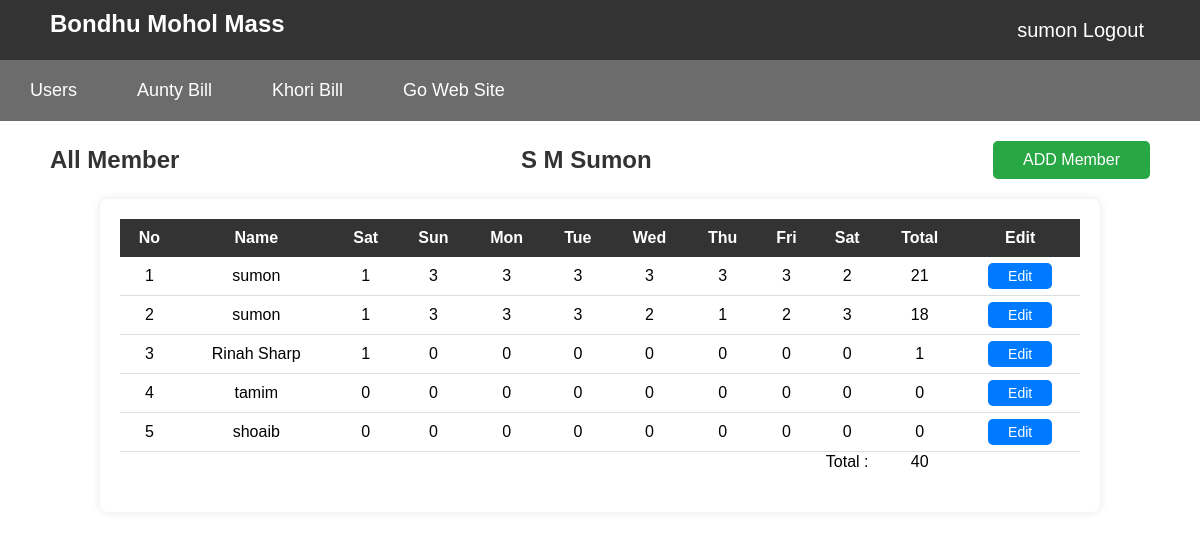
Screenshot of /admin/view_user_details/view_user_details.php?user_id=26&user_name=sumon&user_time=1724282696 (signed in) with the database file from the repository.
### tables this page shows
CREATE TABLE `add_member` (
  `am_id` int NOT NULL,
  `am_name` varchar(100) NOT NULL,
  `sat` varchar(100) NOT NULL DEFAULT '0',
  `sun` varchar(100) NOT NULL DEFAULT '0',
  `mon` varchar(100) NOT NULL DEFAULT '0',
  `tue` varchar(100) NOT NULL DEFAULT '0',
  `wed` varchar(100) NOT NULL DEFAULT '0',
  `thu` varchar(100) NOT NULL DEFAULT '0',
  `fri` varchar(100) NOT NULL DEFAULT '0',
  `sate` varchar(100) NOT NULL DEFAULT '0',
  `total` varchar(9999) NOT NULL DEFAULT '0',
  `amount` varchar(11) NOT NULL DEFAULT '0',
  `am_user_id` varchar(100) NOT NULL,
  `am_username` varchar(100) NOT NULL,
  `am_user_time` varchar(100) NOT NULL
);

### admin/view_user_details/view_user_details.php (the view, shortened to what this page needs)
<?php
    include "../master/header.php";
?>
<!DOCTYPE html>
<html lang="en">
<head>
</head>
<body>
    <div class="header">
        <h1>All Member</h1>
        <h1><?php echo  $_SESSION['user_first_name']." ".  $_SESSION['user_last_name']; ?></h1>
        <form action="add_view_user_member.php" method="POST">
            <button type="submit">ADD Member</button>
        </form>
    </div>
    <div id="table-container">
        <?php
            require "../config/config.php";
            $user_id = $_GET['user_id'];
            $user_name = $_GET['user_name'];
            $user_time = $_GET['user_time'];
            $sql = "SELECT * FROM add_member
            WHERE am_user_id='{$user_id}' AND am_username='{$user_name}' AND am_user_time='{$user_time}'";
            $result = mysqli_query($conn,$sql);
            if(mysqli_num_rows($result) >0 ){
        ?>
        <table id="user-table">
            <thead id="table-header" class="table-header">
                <tr>
                    <th>No</th>
                    <th>Name</th>
                    <th>Sat</th>
                    <th>Sun</th>
                    <th>Mon</th>
                    <th>Tue</th>
                    <th>Wed</th>
                    <th>Thu</th>
                    <th>Fri</th>
                    <th>Sat</th>
                    <th>Total</th>
                    <th>Edit</th>
                </tr>
            </thead>
            <tbody id="table-body" class="table-body">
                <?php
                    $total = 0;
                    $count = 1;
                    while($row = mysqli_fetch_assoc($result)){
                ?>
               <tr>
                    <td><?php echo $count ;?></td>
                    <td><?php echo $row['am_name'];?></td>
                    <td><?php echo $row['sat'];?></td>
                    <td><?php echo $row['sun'];?></td>
                    <td><?php echo $row['mon'];?></td>
                    <td><?php echo $row['tue'];?></td>
                    <td><?php echo $row['wed'];?></td>
                    <td><?php echo $row['thu'];?></td>
                    <td><?php echo $row['fri'];?></td>
                    <td><?php echo $row['sate'];?></td>
                    <td><?php echo $row['total'];?></td>
                    <td>
                    <a href="../edit_view_user_details/edit_view_user_details.php?edit_id=<?php echo $row['am_id']?>&user_id=<?php echo $_GET['user_id'];?>&user_name=<?php echo $_GET['user_name'];?>&user_time=<?php echo $_GET['user_time'];?>" class="edit_a">Edit</a>
                    </td>
               </tr>
               <?php $total = $total+$row['total']; $count ++; }?>
               <tfoot>
                <tr>
                    <td colspan="9"></td>
                    <td colspan="1">Total :</td>
                    <td colspan="1"><?php echo $total;?></td>
                    <td colspan="2"></td>
                </tr>
            </tfoot>
            </tbody>
        </table>
        <?php }?>
    </div>
</body>
</html>

### css/style.css (style rules this page uses)
body { margin: 0; font-family: Arial, sans-serif; }
.header { display: flex; justify-content: space-between; align-items: center; margin:20px 50px; }
h1 { font-size: 24px; margin: 0; color: #333; }
.header button { padding: 10px 30px; background-color: #28a745; color: white; border: none; border-radius: 5px; cursor: pointer; font-size: 16px; text-decoration: none; }
#table-container { margin-top: 20px; max-width: 80%; margin: 0 auto; padding: 20px; background-color: white; box-shadow: 0 0 10px rgba(0, 0, 0, 0.1); border-radius: 8px; }
#user-table { width: 100%; border-collapse: collapse; margin-bottom:20px; text-align: center; }
.table-header tr th { background-color: #333; color: white; padding: 10px; margin: 0 auto; text-align: center; }
.table-body tr td { padding: 10px; border-bottom: 1px solid #ddd; }
.edit_a { padding: 5px 20px; border: none; border-radius: 5px; cursor: pointer; font-size: 14px; background-color: #007bff; color: white; text-decoration: none; }

### rows the page displays
add_member: am_name "sumon", sat "1", sun "3", mon "3", tue "3", wed "3", thu "3", fri "3", sate "2", total "21"
add_member: am_name "sumon", sat "1", sun "3", mon "3", tue "3", wed "2", thu "1", fri "2", sate "3", total "18"
add_member: am_name "Rinah Sharp", sat "1", sun "0", mon "0", tue "0", wed "0", thu "0", fri "0", sate "0", total "1"
add_member: am_name "tamim", sat "0", sun "0", mon "0", tue "0", wed "0", thu "0", fri "0", sate "0", total "0"
add_member: am_name "shoaib", sat "0", sun "0", mon "0", tue "0", wed "0", thu "0", fri "0", sate "0", total "0"

### other values shown
$_SESSION['username'] "sumon"
$_SESSION['user_first_name'] "S M"
$_SESSION['user_last_name'] "Sumon"
$total "40"
